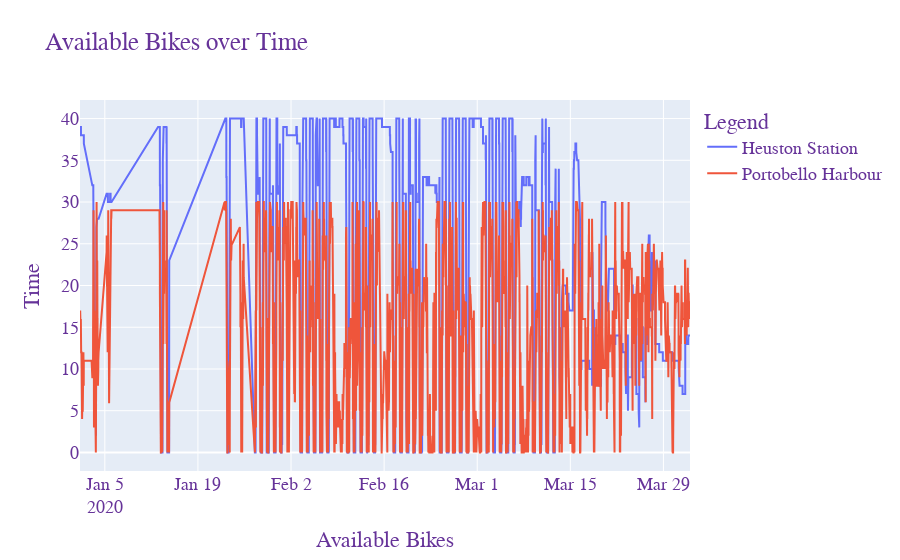

Notebook cell for this chart:
### Code cell
hs_vis = px.scatter(title="s")
hs_vis.update_layout(
    title="Available Bikes over Time",
    xaxis_title="Available Bikes",
    yaxis_title="Time",
    legend_title="Legend",
    font=dict(
        family="Courier New, monospace",
        size=18,
        color="RebeccaPurple"
    )
)
hs_vis.add_trace(
    go.Scatter(name='Heuston Station',
           x=hs_df['TIME'],
           y=hs_df['AVAILABLE BIKES']))
hs_vis.add_trace(
    go.Scatter(name='Portobello Harbour',
           x=ph_df['TIME'],
           y=ph_df['AVAILABLE BIKES']))
hs_vis.show()

### Figure 1 — Plotly figure (JSON) as saved in the notebook; plotly's stock layout.template omitted (floating-point values rounded to 4 significant figures; data arrays with more than 128 entries replaced by an {"elided": "..."} marker saying what was removed)
{"data": [{"name": "Heuston Station", "type": "scatter", "x": {"elided": "20370 str values"}, "y": {"elided": "20370 int values"}}, {"name": "Portobello Harbour", "type": "scatter", "x": {"elided": "20370 str values"}, "y": {"elided": "20370 int values"}}], "layout": {"font": {"color": "RebeccaPurple", "family": "Courier New, monospace", "size": 18}, "legend": {"title": {"text": "Legend"}, "tracegroupgap": 0}, "title": {"text": "Available Bikes over Time"}, "xaxis": {"anchor": "y", "domain": [0, 1], "title": {"text": "Available Bikes"}}, "yaxis": {"anchor": "x", "domain": [0, 1], "title": {"text": "Time"}}}}
